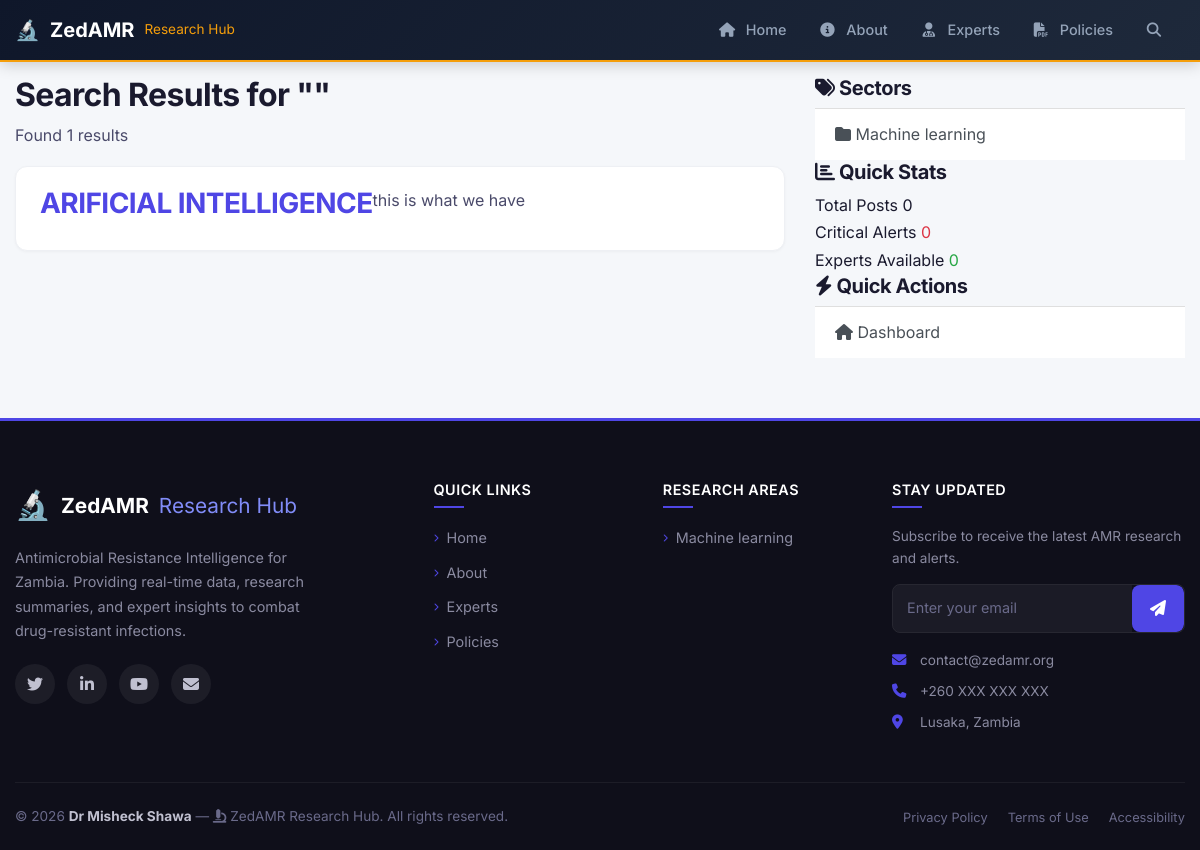
The app's page /search/ with its own data.
### blog/models.py (models this page shows, shortened)
class Post(models.Model):
    title = models.CharField(max_length=500)
    slug = models.SlugField(unique=True, blank=True, null=True)  # Changed to allow null
    summary = models.TextField(help_text="Short summary shown in cards", blank=True)
    content = RichTextField(help_text="Full article content with formatting")  # Or use models.TextField()
    date_posted = models.DateTimeField(default=timezone.now)
    updated_at = models.DateTimeField(auto_now=True)
    author = models.ForeignKey(User, on_delete=models.CASCADE)
    sector = models.ForeignKey(Sector, on_delete=models.SET_NULL, null=True, blank=True)
    threat_level = models.ForeignKey(ThreatLevel, on_delete=models.SET_NULL, null=True, blank=True)
    location = models.CharField(max_length=200, blank=True, help_text="e.g., Lusaka, Ndola, Livingstone")
    statistic_value = models.CharField(max_length=50, blank=True, help_text="e.g., 34%")
    statistic_change = models.CharField(max_length=20, blank=True, help_text="e.g., ↑ 12% in 6m")
    statistic_label = models.CharField(max_length=100, blank=True, help_text="e.g., ICU Resistance")
    cost_estimate = models.CharField(max_length=100, blank=True, help_text="e.g., $47 Million")
    cost_description = models.CharField(max_length=200, blank=True, help_text="e.g., extra beds")
    action_items = models.TextField(blank=True, help_text="Bullet points of action items")
    featured_image = models.ImageField(upload_to='research_images/', blank=True, null=True)
    pdf_file = models.FileField(upload_to='research_pdfs/', blank=True, null=True)
    infographic = models.FileField(upload_to='infographics/', blank=True, null=True)
    views_count = models.IntegerField(default=0)
    is_featured = models.BooleanField(default=False)
    is_alert = models.BooleanField(default=False, help_text="Show as CRITICAL ALERT")
    references = models.TextField(blank=True, help_text="Reference links or citations")
    tags = models.CharField(max_length=500, blank=True, help_text="Comma separated tags")
    def get_absolute_url(self):
        return reverse('blog-detail', kwargs={'pk': self.pk})
    class Meta:
        ordering = ['-date_posted']

class Sector(models.Model):
    name = models.CharField(max_length=100)
    slug = models.SlugField(unique=True, blank=True, null=True)  # Changed to allow null
    icon = models.CharField(max_length=50, help_text="FontAwesome icon class", blank=True)
    description = models.TextField(blank=True)

### blog/views.py (the view, shortened to what this page needs)
# urls.py: path('search/', views.SearchResultsView.as_view(), name='search-results'),
class SearchResultsView(ListView):
    model = Post
    template_name = 'blog/search_results.html'
    context_object_name = 'posts'
    paginate_by = 10
    def get_queryset(self):
        query = self.request.GET.get('q', '')
        sector = self.request.GET.get('sector', '')
        threat = self.request.GET.get('threat', '')
        date_from = self.request.GET.get('date_from', '')
        date_to = self.request.GET.get('date_to', '')
        queryset = Post.objects.all()
        if sector:
            queryset = queryset.filter(sector__slug=sector)
        if threat:
            queryset = queryset.filter(threat_level__level=threat)
        if date_from:
            queryset = queryset.filter(date_posted__gte=date_from)
        if date_to:
            queryset = queryset.filter(date_posted__lte=date_to)
        return queryset.order_by('-date_posted')
    def get_context_data(self, **kwargs):
        context = super().get_context_data(**kwargs)
        context['query'] = self.request.GET.get('q', '')
        context['sectors'] = Sector.objects.all()
        context['threat_levels'] = ThreatLevel.objects.all()
        context['title'] = 'Search Results'
        context['total_results'] = self.get_queryset().count()
        return context

### blog/context_processors.py (called while the page is built, shortened)
def admin_context(request):
    return {}

### blog/templates/blog/search_results.html
{% extends 'blog/base.html' %}
{% block content %}
<h2>Search Results for "{{ query }}"</h2>
<p>Found {{ total_results }} results</p>
{% for post in posts %}
    <article class="media content-section">
        <h3><a href="{{ post.get_absolute_url }}">{{ post.title }}</a></h3>
        <p>{{ post.summary|truncatechars:150 }}</p>
    </article>
{% empty %}
    <p>No results found.</p>
{% endfor %}
{% endblock %}

### blog/templates/blog/base.html (shortened to what this page needs)
{% load static %}
<!DOCTYPE html>
<html>
<head>
    <link rel="stylesheet" href="https://maxcdn.bootstrapcdn.com/bootstrap/4.0.0/css/bootstrap.min.css">
    <link rel="stylesheet" href="https://cdnjs.cloudflare.com/ajax/libs/font-awesome/6.4.0/css/all.min.css">
    <link rel="stylesheet" href="{% static 'blog/main.css' %}">
</head>
<body>
    <nav class="navbar navbar-expand-lg navbar-light bg-white fixed-top shadow-sm">
        <div class="container">
            <a class="navbar-brand" href="{% url 'blog-home' %}">
                <span class="brand-icon">🔬</span>
                <span class="brand-text">ZedAMR</span>
                <span class="brand-sub">Research Hub</span>
            </a>
            <div class="collapse navbar-collapse" id="navbarMain">
                <ul class="navbar-nav ml-auto">
                    <li class="nav-item">
                        <a class="nav-link {% if request.path == '/' %}active{% endif %}" href="{% url 'blog-home' %}">
                            <i class="fas fa-home"></i> Home
                        </a>
                    </li>
                    <li class="nav-item">
                        <a class="nav-link {% if 'about' in request.path %}active{% endif %}" href="{% url 'blog-about' %}">
                            <i class="fas fa-info-circle"></i> About
                        </a>
                    </li>
                    <li class="nav-item">
                        <a class="nav-link {% if 'expert' in request.path %}active{% endif %}" href="{% url 'expert-list' %}">
                            <i class="fas fa-user-md"></i> Experts
                        </a>
                    </li>
                    <li class="nav-item">
                        <a class="nav-link {% if 'policy' in request.path %}active{% endif %}" href="{% url 'policy-list' %}">
                            <i class="fas fa-file-pdf"></i> Policies
                        </a>
                    </li>
                    <li class="nav-item">
                        <a class="nav-link nav-link-search" href="#" data-toggle="modal" data-target="#searchModal">
                            <i class="fas fa-search"></i>
                        </a>
                    </li>
                </ul>
            </div>
        </div>
    </nav>
    <main role="main" class="main-content">
        <div class="container">
            <div class="row">
                <div class="col-lg-8">
                    {% block content %}{% endblock %}
                </div>
                <div class="col-lg-4">
                    <aside class="sidebar">
                        <div class="sidebar-card">
                            <h5 class="sidebar-card-title">
                                <i class="fas fa-tags"></i> Sectors
                            </h5>
                            <div class="list-group list-group-flush">
                                {% for sector in sectors %}
                                <a href="{% url 'sector-posts' sector.slug %}" class="list-group-item list-group-item-action">
                                    <i class="fas fa-folder"></i> {{ sector.name }}
                                </a>
                                {% empty %}
                                <span class="list-group-item text-muted">No sectors available</span>
                                {% endfor %}
                            </div>
                        </div>
                        <div class="sidebar-card">
                            <h5 class="sidebar-card-title">
                                <i class="fas fa-chart-bar"></i> Quick Stats
                            </h5>
                            <div class="stats-list">
                                <div class="stat-item">
                                    <span class="stat-item-label">Total Posts</span>
                                    <span class="stat-item-value">{{ total_posts|default:0 }}</span>
                                </div>
                                <div class="stat-item">
                                    <span class="stat-item-label">Critical Alerts</span>
                                    <span class="stat-item-value text-danger">{{ total_alerts|default:0 }}</span>
                                </div>
                                <div class="stat-item">
                                    <span class="stat-item-label">Experts Available</span>
                                    <span class="stat-item-value text-success">{{ experts.count|default:0 }}</span>
                                </div>
                            </div>
                        </div>
                        <div class="sidebar-card">
                            <h5 class="sidebar-card-title">
                                <i class="fas fa-bolt"></i> Quick Actions
                            </h5>
                            <div class="list-group list-group-flush">
                                <a href="{% url 'blog-home' %}" class="list-group-item list-group-item-action">
                                    <i class="fas fa-home"></i> Dashboard
                                </a>
                            </div>
                        </div>
                    </aside>
                </div>
            </div>
        </div>
    </main>
    <footer class="footer">
        <div class="container">
            <div class="footer-grid">
                <div class="footer-col footer-brand-col">
                    <div class="footer-brand">
                        <span class="footer-icon">🔬</span>
                        <span class="footer-brand-text">ZedAMR</span>
                        <span class="footer-brand-sub">Research Hub</span>
                    </div>
                    <p class="footer-about">
                        Antimicrobial Resistance Intelligence for Zambia.
                        Providing real-time data, research summaries, and
                        expert insights to combat drug-resistant infections.
                    </p>
                    <div class="footer-social">
                        <a href="#" aria-label="Twitter"><i class="fab fa-twitter"></i></a>
                        <a href="#" aria-label="LinkedIn"><i class="fab fa-linkedin-in"></i></a>
                        <a href="#" aria-label="YouTube"><i class="fab fa-youtube"></i></a>
                        <a href="#" aria-label="Email"><i class="fas fa-envelope"></i></a>
                    </div>
                </div>
                <div class="footer-col">
                    <h5 class="footer-heading">Quick Links</h5>
                    <ul class="footer-links">
                        <li><a href="{% url 'blog-home' %}"><i class="fas fa-chevron-right"></i> Home</a></li>
                        <li><a href="{% url 'blog-about' %}"><i class="fas fa-chevron-right"></i> About</a></li>
                        <li><a href="{% url 'expert-list' %}"><i class="fas fa-chevron-right"></i> Experts</a></li>
                        <li><a href="{% url 'policy-list' %}"><i class="fas fa-chevron-right"></i> Policies</a></li>
                    </ul>
                </div>
                <div class="footer-col">
                    <h5 class="footer-heading">Research Areas</h5>
                    <ul class="footer-links">
                        {% for sector in sectors %}
                        <li><a href="{% url 'sector-posts' sector.slug %}"><i class="fas fa-chevron-right"></i> {{ sector.name }}</a></li>
                        {% empty %}
                        <li><a href="#"><i class="fas fa-chevron-right"></i> Health</a></li>
                        <li><a href="#"><i class="fas fa-chevron-right"></i> Agriculture</a></li>
                        <li><a href="#"><i class="fas fa-chevron-right"></i> Environment</a></li>
                        {% endfor %}
                    </ul>
                </div>
                <div class="footer-col">
                    <h5 class="footer-heading">Stay Updated</h5>
                    <p class="footer-newsletter-text">
                        Subscribe to receive the latest AMR research and alerts.
                    </p>
                    <form class="footer-newsletter" method="POST" action="#">
                        <div class="newsletter-group">
                            <input type="email" class="newsletter-input" placeholder="Enter your email" required>
                            <button type="submit" class="newsletter-btn">
                                <i class="fas fa-paper-plane"></i>
                            </button>
                        </div>
                    </form>
                    <div class="footer-contact">
                        <p><i class="fas fa-envelope"></i> <a href="mailto:contact@zedamr.org">contact@zedamr.org</a></p>
                        <p><i class="fas fa-phone"></i> <a href="tel:+260XXX">+260 XXX XXX XXX</a></p>
                        <p><i class="fas fa-map-marker-alt"></i> Lusaka, Zambia</p>
                    </div>
                </div>
            </div>
            <div class="footer-bottom">
                <div class="footer-bottom-content">
                    <p class="footer-copy">
                        &copy; {% now "Y" %} <strong>Dr Misheck Shawa</strong> &mdash;
                        <i class="fas fa-microscope"></i> ZedAMR Research Hub.
                        All rights reserved.
                    </p>
                    <ul class="footer-legal">
                        <li><a href="#">Privacy Policy</a></li>
                        <li><a href="#">Terms of Use</a></li>
                        <li><a href="#">Accessibility</a></li>
                    </ul>
                </div>
            </div>
        </div>
    </footer>
</body>
</html>

### records on screen
Post: title "ARIFICIAL INTELLIGENCE", summary "this is what we have"
Sector: name "Machine learning"

### other values on screen
{{ total_results }} "1"
{{ total_posts|default:0 }} "0"
{{ total_alerts|default:0 }} "0"
{{ experts.count|default:0 }} "0"
